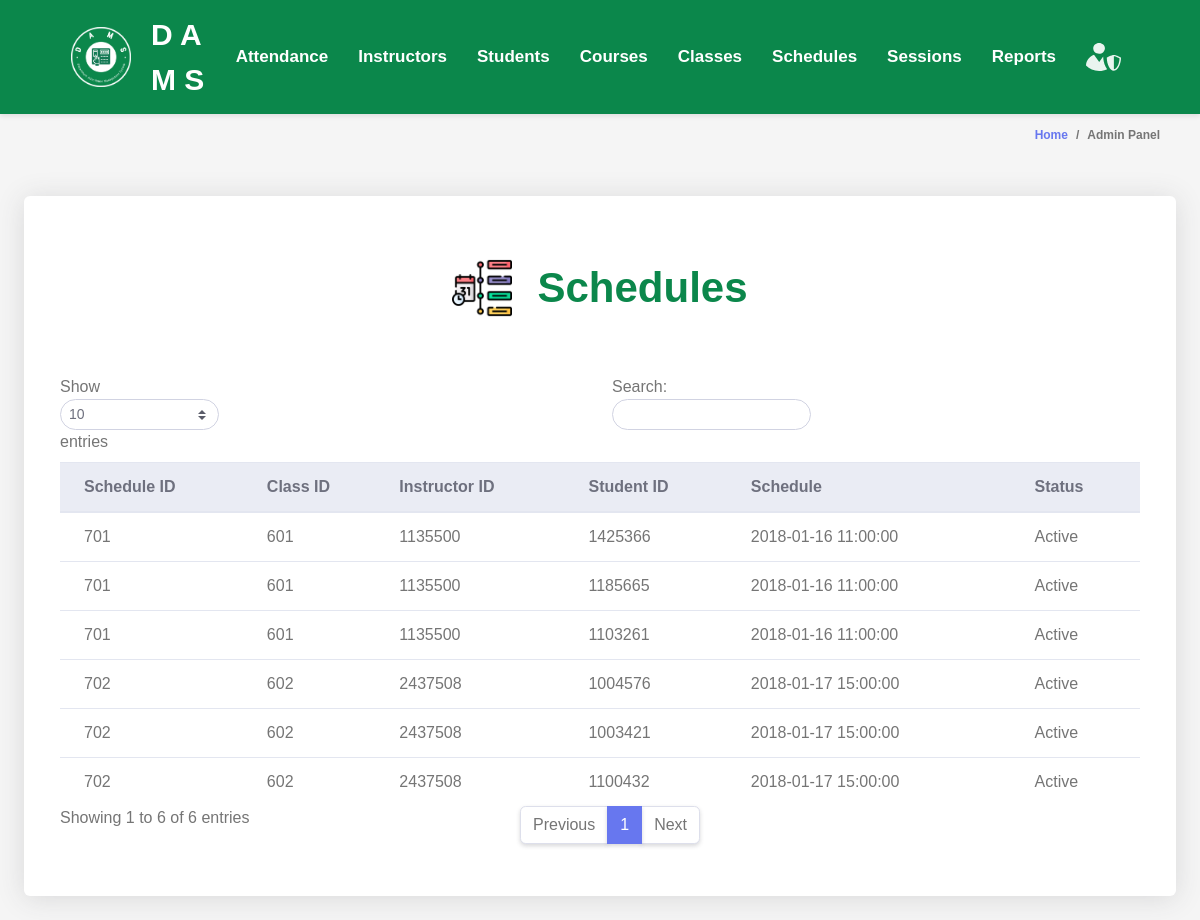
The app's page /admin/viewReports.php with its own data.
### tables this page shows
CREATE TABLE `schedules` (
  `schedule_id` INT(11) NOT NULL,
  `class_id` INT(11) DEFAULT NULL,
  `instructor_id` INT(11) DEFAULT NULL,
  `student_id` INT(11) DEFAULT NULL,
  `schedule` DATETIME DEFAULT NULL,
  `status` ENUM('Active','Expired') DEFAULT NULL,
  FOREIGN KEY (`class_id`) REFERENCES `classes` (`class_id`),
  FOREIGN KEY (`instructor_id`) REFERENCES `instructors` (`instructor_id`),
  FOREIGN KEY (`student_id`) REFERENCES `students` (`student_id`)
);

### admin/admin.php (called while the page is built, shortened)
<?php
$database = new Database();
$conn = $database->getConnection();
class Admin
{
    public function list_schedules()
    {
        global $conn;
        $query = "SELECT * FROM schedules";
        $rs = $conn->query($query);
        $users = array();
        while ($row = $rs->fetch_assoc()) {
            $users[] = $row;
        }
        return $users;
    }
}

### admin/schedulesTable.php (the view, shortened to what this page needs)
<div class="container-fluid" id="container-wrapper">
    <div class="d-sm-flex align-items-center justify-content-between mb-4">
        <ol class="breadcrumb">
            <li class="breadcrumb-item"><a href="./">Home</a></li>
            <li class="breadcrumb-item active" aria-current="page">Admin Panel</li>
        </ol>
    </div>
    <div class="row">
        <div class="col-lg-12">
            <div class="card mb-4">
                <div class="table-text">
                    <img src="../assets/images/schedules.png">
                    <div>
                        Schedules
                    </div>
                </div>
                <div class="card-body">
                    <div class="table-responsive p-3">
                        <table class="table align-items-center table-flush table-hover" id="dataTableHover">
                            <thead class="thead-light">
                                <tr>
                                    <th>Schedule ID</th>
                                    <th>Class ID</th>
                                    <th>Instructor ID</th>
                                    <th>Student ID</th>
                                    <th>Schedule</th>
                                    <th>Status</th>
                                </tr>
                            </thead>
                            <tbody>
                                <?php
                                include "admin.php";
                                $admin = new Admin();
                                $users = $admin->list_schedules();
                                foreach ($users as $user) {
                                    echo "<tr>";
                                    echo "<td>" . $user['schedule_id'] . "</td>";
                                    echo "<td>" . $user['class_id'] . "</td>";
                                    echo "<td>" . $user['instructor_id'] . "</td>";
                                    echo "<td>" . $user['student_id'] . "</td>";
                                    echo "<td>" . $user['schedule'] . "</td>";
                                    echo "<td>" . $user['status'] . "</td>";
                                    echo "</tr>";
                                }
                                ?>
                            </tbody>
                        </table>
                    </div>
                </div>
            </div>
        </div>
    </div>
</div>

### css/navbar.css (style rules this page uses)
body { margin: 0; padding: 0; font-family: Arial, sans-serif; background-color: #f5f5f5; }
.table-text { display: flex; align-items: center; justify-content: center; color: #0b874b; font-size: 42px; margin-top: 60px; margin-bottom: 20px; font-weight: bold; }
.table-text img { margin-right: 25px; max-width: 60px; }

### records on screen
schedules: schedule "701", class "601", instructor "1135500", student "1425366", schedule "2018-01-16 11:00:00", status "Active"
schedules: schedule "701", class "601", instructor "1135500", student "1185665", schedule "2018-01-16 11:00:00", status "Active"
schedules: schedule "701", class "601", instructor "1135500", student "1103261", schedule "2018-01-16 11:00:00", status "Active"
schedules: schedule "702", class "602", instructor "2437508", student "1004576", schedule "2018-01-17 15:00:00", status "Active"
schedules: schedule "702", class "602", instructor "2437508", student "1003421", schedule "2018-01-17 15:00:00", status "Active"
schedules: schedule "702", class "602", instructor "2437508", student "1100432", schedule "2018-01-17 15:00:00", status "Active"
